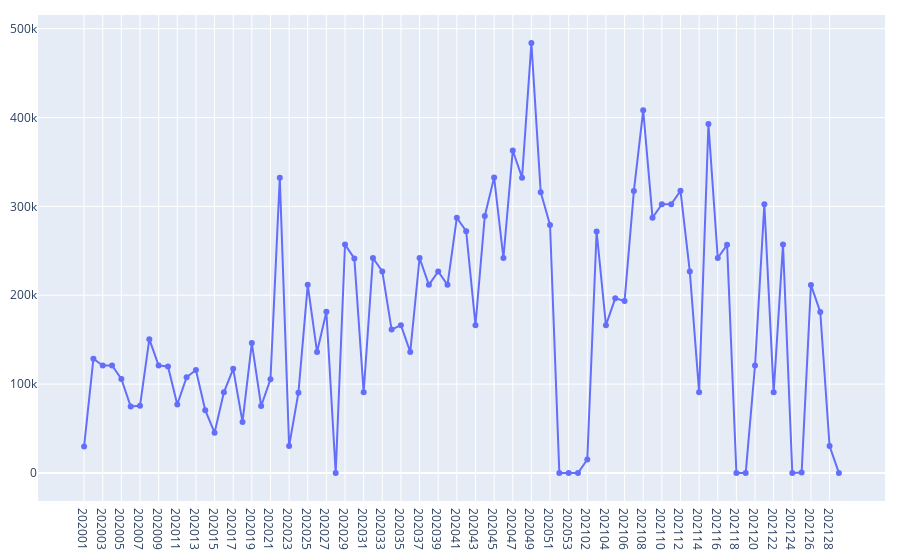

Notebook code for this chart:
### Code cell
#print(sale_rslt.head())
fig = go.Figure()
fig.add_trace(go.Scatter(x=sale_rslt['ww'], y=sale_rslt['sale'],
                        mode='lines+markers'))
fig.update_layout(margin=dict(l=10, r=15, t=15, b=10))
fig.show()
